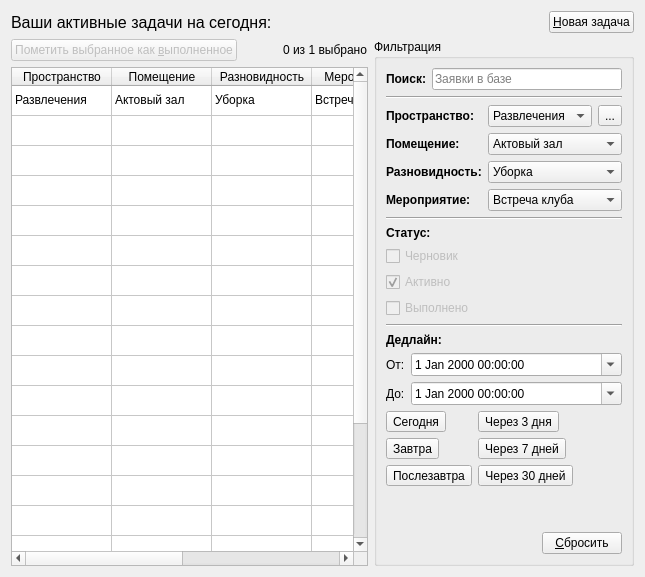
      <widget class="QWidget" name="tab">
       <attribute name="icon">
        <iconset>
         <normaloff>resourses/desktop.png</normaloff>resourses/desktop.png</iconset>
       </attribute>
       <attribute name="title">
        <string>&amp;Рабочий стол</string>
       </attribute>
       <layout class="QGridLayout" name="gridLayout_3">
        <item row="1" column="0">
         <layout class="QHBoxLayout" name="horizontalLayout_20">
          <item>
           <layout class="QVBoxLayout" name="verticalLayout_12">
            <item>
             <layout class="QHBoxLayout" name="horizontalLayout_22">
              <item>
               <widget class="QPushButton" name="pushButton_12">
                <property name="enabled">
                 <bool>false</bool>
                </property>
                <property name="text">
                 <string>Пометить выбранное как &amp;выполненное</string>
                </property>
                <property name="icon">
                 <iconset>
                  <normaloff>resourses/check.png</normaloff>resourses/check.png</iconset>
                </property>
               </widget>
              </item>
              <item>
               <spacer name="horizontalSpacer_9">
                <property name="orientation">
                 <enum>Qt::Horizontal</enum>
                </property>
                <property name="sizeHint" stdset="0">
                 <size>
                  <width>40</width>
                  <height>20</height>
                 </size>
                </property>
               </spacer>
              </item>
              <item>
               <widget class="QLabel" name="label_22">
                <property name="text">
                 <string>0 из 1 выбрано</string>
                </property>
               </widget>
              </item>
             </layout>
            </item>
            <item>
             <widget class="QTableWidget" name="tableWidget_4">
              <property name="selectionMode">
               <enum>QAbstractItemView::SingleSelection</enum>
              </property>
              <property name="selectionBehavior">
               <enum>QAbstractItemView::SelectRows</enum>
              </property>
              <property name="sortingEnabled">
               <bool>true</bool>
              </property>
              <attribute name="horizontalHeaderCascadingSectionResizes">
               <bool>true</bool>
              </attribute>
              <attribute name="horizontalHeaderShowSortIndicator" stdset="0">
               <bool>true</bool>
              </attribute>
              <attribute name="horizontalHeaderStretchLastSection">
               <bool>true</bool>
              </attribute>
              <attribute name="verticalHeaderVisible">
               <bool>false</bool>
              </attribute>
              <row>
               <property name="text">
                <string/>
               </property>
              </row>
              <row>
               <property name="text">
                <string/>
               </property>
              </row>
              <row>
               <property name="text">
                <string/>
               </property>
              </row>
              <row>
               <property name="text">
                <string/>
               </property>
              </row>
              <row>
               <property name="text">
                <string/>
               </property>
              </row>
              <row>
               <property name="text">
                <string/>
               </property>
              </row>
              <row>
               <property name="text">
                <string/>
               </property>
              </row>
              <row>
               <property name="text">
                <string/>
               </property>
              </row>
              <row>
               <property name="text">
                <string/>
               </property>
              </row>
              <row>
               <property name="text">
                <string/>
               </property>
              </row>
              <row>
               <property name="text">
                <string/>
               </property>
              </row>
              <row>
               <property name="text">
                <string/>
               </property>
              </row>
              <row>
               <property name="text">
                <string/>
               </property>
              </row>
              <row>
               <property name="text">
                <string/>
               </property>
              </row>
              <row>
               <property name="text">
                <string/>
               </property>
              </row>
              <row>
               <property name="text">
                <string/>
               </property>
              </row>
              <row>
               <property name="text">
                <string/>
               </property>
              </row>
              <row>
               <property name="text">
                <string/>
               </property>
              </row>
              <row>
               <property name="text">
                <string/>
               </property>
              </row>
              <row>
               <property name="text">
                <string/>
               </property>
              </row>
              <column>
               <property name="text">
                <string>Пространство</string>
               </property>
              </column>
              <column>
               <property name="text">
                <string>Помещение</string>
               </property>
              </column>
              <column>
               <property name="text">
                <string>Разновидность</string>
               </property>
              </column>
              <column>
               <property name="text">
                <string>Мероприятие</string>
               </property>
              </column>
              <column>
               <property name="text">
                <string>Дедлайн</string>
               </property>
              </column>
              <column>
               <property name="text">
                <string>Описание</string>
               </property>
              </column>
              <item row="0" column="0">
               <property name="text">
                <string>Развлечения</string>
               </property>
              </item>
              <item row="0" column="1">
               <property name="text">
                <string>Актовый зал</string>
               </property>
              </item>
              <item row="0" column="2">
               <property name="text">
                <string>Уборка</string>
               </property>
              </item>
              <item row="0" column="3">
               <property name="text">
                <string>Встреча клуба</string>
               </property>
              </item>
              <item row="0" column="4">
               <property name="text">
                <string>23.11.2023</string>
               </property>
              </item>
             </widget>
            </item>
           </layout>
          </item>
          <item>
           <widget class="QGroupBox" name="groupBox_4">
            <property name="sizePolicy">
             <sizepolicy hsizetype="Maximum" vsizetype="Expanding">
              <horstretch>0</horstretch>
              <verstretch>0</verstretch>
             </sizepolicy>
            </property>
            <property name="title">
             <string>Фильтрация</string>
            </property>
            <layout class="QVBoxLayout" name="verticalLayout_13">
             <item>
              <layout class="QHBoxLayout" name="horizontalLayout_25">
               <item>
                <widget class="QLabel" name="label_24">
                 <property name="font">
                  <font>
                   <bold>true</bold>
                  </font>
                 </property>
                 <property name="text">
                  <string>Поиск:</string>
                 </property>
                </widget>
               </item>
               <item>
                <widget class="QLineEdit" name="lineEdit_4">
                 <property name="text">
                  <string/>
                 </property>
                 <property name="placeholderText">
                  <string>Заявки в базе</string>
                 </property>
                 <property name="clearButtonEnabled">
                  <bool>true</bool>
                 </property>
                </widget>
               </item>
              </layout>
             </item>
             <item>
              <widget class="Line" name="line_6">
               <property name="orientation">
                <enum>Qt::Horizontal</enum>
               </property>
              </widget>
             </item>
             <item>
              <layout class="QFormLayout" name="formLayout_9">
               <item row="0" column="0">
                <widget class="QLabel" name="label_25">
                 <property name="font">
                  <font>
                   <bold>true</bold>
                  </font>
                 </property>
                 <property name="text">
                  <string>Пространство:</string>
                 </property>
                </widget>
               </item>
               <item row="0" column="1">
                <layout class="QHBoxLayout" name="horizontalLayout_26">
                 <item>
                  <widget class="QComboBox" name="comboBox_9">
                   <item>
                    <property name="text">
                     <string>Развлечения</string>
                    </property>
                   </item>
                  </widget>
                 </item>
                 <item>
                  <widget class="QToolButton" name="toolButton_8">
                   <property name="text">
                    <string>...</string>
                   </property>
                   <property name="icon">
                    <iconset>
                     <normaloff>resourses/question.png</normaloff>resourses/question.png</iconset>
                   </property>
                  </widget>
                 </item>
                </layout>
               </item>
               <item row="1" column="0">
                <widget class="QLabel" name="label_33">
                 <property name="font">
                  <font>
                   <bold>true</bold>
                  </font>
                 </property>
                 <property name="text">
                  <string>Помещение:</string>
                 </property>
                </widget>
               </item>
               <item row="2" column="0">
                <widget class="QLabel" name="label_34">
                 <property name="font">
                  <font>
                   <bold>true</bold>
                  </font>
                 </property>
                 <property name="text">
                  <string>Разновидность:</string>
                 </property>
                </widget>
               </item>
               <item row="3" column="0">
                <widget class="QLabel" name="label_35">
                 <property name="font">
                  <font>
                   <bold>true</bold>
                  </font>
                 </property>
                 <property name="text">
                  <string>Мероприятие:</string>
                 </property>
                </widget>
               </item>
               <item row="3" column="1">
                <widget class="QComboBox" name="comboBox_13">
                 <item>
                  <property name="text">
                   <string>Встреча клуба</string>
                  </property>
                 </item>
                </widget>
               </item>
               <item row="2" column="1">
                <widget class="QComboBox" name="comboBox_12">
                 <item>
                  <property name="text">
                   <string>Уборка</string>
                  </property>
                 </item>
                </widget>
               </item>
               <item row="1" column="1">
                <widget class="QComboBox" name="comboBox_11">
                 <item>
                  <property name="text">
                   <string>Актовый зал</string>
                  </property>
                 </item>
                </widget>
               </item>
              </layout>
             </item>
             <item>
              <widget class="Line" name="line_9">
               <property name="orientation">
                <enum>Qt::Horizontal</enum>
               </property>
              </widget>
             </item>
             <item>
              <widget class="QLabel" name="label_36">
               <property name="font">
                <font>
                 <bold>true</bold>
                </font>
               </property>
               <property name="text">
                <string>Статус:</string>
               </property>
              </widget>
             </item>
             <item>
              <widget class="QCheckBox" name="checkBox_5">
               <property name="enabled">
                <bool>false</bool>
               </property>
               <property name="text">
                <string>Черновик</string>
               </property>
               <property name="checkable">
                <bool>true</bool>
               </property>
               <property name="checked">
                <bool>false</bool>
               </property>
              </widget>
             </item>
             <item>
              <widget class="QCheckBox" name="checkBox_6">
               <property name="enabled">
                <bool>false</bool>
               </property>
               <property name="text">
                <string>Активно</string>
               </property>
               <property name="checked">
                <bool>true</bool>
               </property>
              </widget>
             </item>
             <item>
              <widget class="QCheckBox" name="checkBox_7">
               <property name="enabled">
                <bool>false</bool>
               </property>
               <property name="text">
                <string>Выполнено</string>
               </property>
              </widget>
             </item>
             <item>
              <widget class="Line" name="line_10">
               <property name="orientation">
                <enum>Qt::Horizontal</enum>
               </property>
              </widget>
             </item>
             <item>
              <widget class="QLabel" name="label_37">
               <property name="font">
                <font>
                 <bold>true</bold>
                </font>
               </property>
               <property name="text">
                <string>Дедлайн:</string>
               </property>
              </widget>
             </item>
             <item>
              <layout class="QFormLayout" name="formLayout_10">
               <item row="0" column="0">
                <widget class="QLabel" name="label_38">
                 <property name="text">
                  <string>От:</string>
                 </property>
                </widget>
               </item>
               <item row="0" column="1">
                <widget class="QDateTimeEdit" name="dateTimeEdit_9">
                 <property name="calendarPopup">
                  <bool>true</bool>
                 </property>
                </widget>
               </item>
               <item row="1" column="1">
                <widget class="QDateTimeEdit" name="dateTimeEdit_10">
                 <property name="calendarPopup">
                  <bool>true</bool>
                 </property>
                </widget>
               </item>
               <item row="1" column="0">
                <widget class="QLabel" name="label_39">
                 <property name="text">
                  <string>До:</string>
                 </property>
                </widget>
               </item>
              </layout>
             </item>
             <item>
              <layout class="QFormLayout" name="formLayout">
               <item row="0" column="0">
                <widget class="QToolButton" name="toolButton_2">
                 <property name="text">
                  <string>Сегодня</string>
                 </property>
                </widget>
               </item>
               <item row="0" column="1">
                <widget class="QToolButton" name="toolButton">
                 <property name="text">
                  <string>Через 3 дня</string>
                 </property>
                </widget>
               </item>
               <item row="1" column="0">
                <widget class="QToolButton" name="toolButton_10">
                 <property name="text">
                  <string>Завтра</string>
                 </property>
                </widget>
               </item>
               <item row="1" column="1">
                <widget class="QToolButton" name="toolButton_11">
                 <property name="text">
                  <string>Через 7 дней</string>
                 </property>
                </widget>
               </item>
               <item row="2" column="1">
                <widget class="QToolButton" name="toolButton_12">
                 <property name="text">
                  <string>Через 30 дней</string>
                 </property>
                </widget>
               </item>
               <item row="2" column="0">
                <widget class="QToolButton" name="toolButton_13">
                 <property name="text">
                  <string>Послезавтра</string>
                 </property>
                </widget>
               </item>
              </layout>
             </item>
             <item>
              <spacer name="verticalSpacer_4">
               <property name="orientation">
                <enum>Qt::Vertical</enum>
               </property>
               <property name="sizeHint" stdset="0">
                <size>
                 <width>20</width>
                 <height>40</height>
                </size>
               </property>
              </spacer>
             </item>
             <item>
              <layout class="QHBoxLayout" name="horizontalLayout_30">
               <item>
                <spacer name="horizontalSpacer_10">
                 <property name="orientation">
                  <enum>Qt::Horizontal</enum>
                 </property>
                 <property name="sizeHint" stdset="0">
                  <size>
                   <width>40</width>
                   <height>20</height>
                  </size>
                 </property>
                </spacer>
               </item>
               <item>
                <widget class="QPushButton" name="pushButton_14">
                 <property name="text">
                  <string>&amp;Сбросить</string>
                 </property>
                </widget>
               </item>
              </layout>
             </item>
            </layout>
           </widget>
          </item>
         </layout>
        </item>
        <item row="0" column="0">
         <layout class="QHBoxLayout" name="horizontalLayout_31">
          <item>
           <widget class="QLabel" name="label_43">
            <property name="font">
             <font>
              <pointsize>12</pointsize>
             </font>
            </property>
            <property name="text">
             <string>Ваши активные задачи на сегодня:</string>
            </property>
           </widget>
          </item>
          <item>
           <spacer name="horizontalSpacer_11">
            <property name="orientation">
             <enum>Qt::Horizontal</enum>
            </property>
            <property name="sizeHint" stdset="0">
             <size>
              <width>40</width>
              <height>20</height>
             </size>
            </property>
           </spacer>
          </item>
          <item>
           <widget class="QPushButton" name="pushButton_13">
            <property name="text">
             <string>&amp;Новая задача</string>
            </property>
            <property name="icon">
             <iconset>
              <normaloff>resourses/create.png</normaloff>resourses/create.png</iconset>
            </property>
           </widget>
          </item>
         </layout>
        </item>
       </layout>
      </widget>
